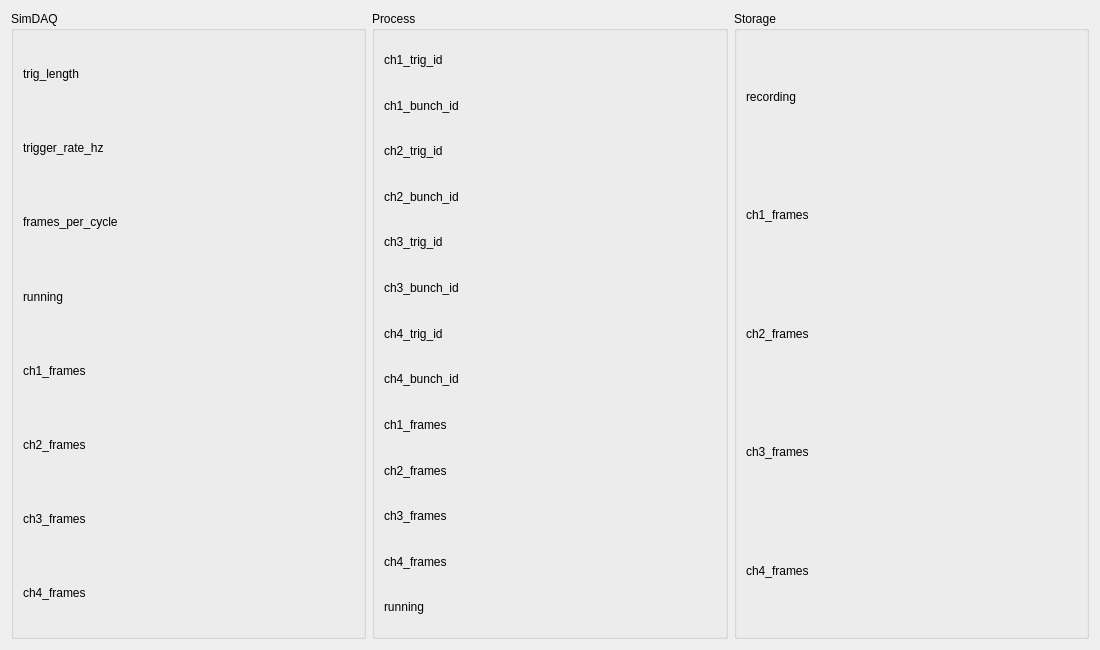
<?xml version="1.0" ?>
<ui version="4.0">
  <class>DAQDisplay</class>
  <widget class="QWidget" name="DAQDisplay">
    <property name="geometry">
      <rect>
        <x>0</x>
        <y>0</y>
        <width>1100</width>
        <height>650</height>
      </rect>
    </property>
    <property name="windowTitle">
      <string>MSM DAQ Control</string>
    </property>
    <layout class="QHBoxLayout" name="mainLayout">
      <item>
        <widget class="QGroupBox" name="SimDAQGroup">
          <property name="title">
            <string>SimDAQ</string>
          </property>
          <layout class="QGridLayout" name="SimDAQLayout">
            <item row="0" column="0">
              <widget class="QLabel" name="SimDAQ_trig_length_label">
                <property name="text">
                  <string>trig_length</string>
                </property>
              </widget>
            </item>
            <item row="0" column="1">
              <widget class="PyDMLineEdit" name="SimDAQ_trig_length">
                <property name="channel" stdset="0">
                  <string>ca://MSM:SimDAQ:trig_length</string>
                </property>
              </widget>
            </item>
            <item row="1" column="0">
              <widget class="QLabel" name="SimDAQ_trigger_rate_hz_label">
                <property name="text">
                  <string>trigger_rate_hz</string>
                </property>
              </widget>
            </item>
            <item row="1" column="1">
              <widget class="PyDMLineEdit" name="SimDAQ_trigger_rate_hz">
                <property name="channel" stdset="0">
                  <string>ca://MSM:SimDAQ:trigger_rate_hz</string>
                </property>
              </widget>
            </item>
            <item row="2" column="0">
              <widget class="QLabel" name="SimDAQ_frames_per_cycle_label">
                <property name="text">
                  <string>frames_per_cycle</string>
                </property>
              </widget>
            </item>
            <item row="2" column="1">
              <widget class="PyDMLineEdit" name="SimDAQ_frames_per_cycle">
                <property name="channel" stdset="0">
                  <string>ca://MSM:SimDAQ:frames_per_cycle</string>
                </property>
              </widget>
            </item>
            <item row="3" column="0">
              <widget class="QLabel" name="SimDAQ_running_label">
                <property name="text">
                  <string>running</string>
                </property>
              </widget>
            </item>
            <item row="3" column="1">
              <widget class="PyDMByteIndicator" name="SimDAQ_running">
                <property name="channel" stdset="0">
                  <string>ca://MSM:SimDAQ:running</string>
                </property>
              </widget>
            </item>
            <item row="4" column="0">
              <widget class="QLabel" name="SimDAQ_ch1_frames_label">
                <property name="text">
                  <string>ch1_frames</string>
                </property>
              </widget>
            </item>
            <item row="4" column="1">
              <widget class="PyDMLabel" name="SimDAQ_ch1_frames">
                <property name="channel" stdset="0">
                  <string>ca://MSM:SimDAQ:ch1_frames</string>
                </property>
              </widget>
            </item>
            <item row="5" column="0">
              <widget class="QLabel" name="SimDAQ_ch2_frames_label">
                <property name="text">
                  <string>ch2_frames</string>
                </property>
              </widget>
            </item>
            <item row="5" column="1">
              <widget class="PyDMLabel" name="SimDAQ_ch2_frames">
                <property name="channel" stdset="0">
                  <string>ca://MSM:SimDAQ:ch2_frames</string>
                </property>
              </widget>
            </item>
            <item row="6" column="0">
              <widget class="QLabel" name="SimDAQ_ch3_frames_label">
                <property name="text">
                  <string>ch3_frames</string>
                </property>
              </widget>
            </item>
            <item row="6" column="1">
              <widget class="PyDMLabel" name="SimDAQ_ch3_frames">
                <property name="channel" stdset="0">
                  <string>ca://MSM:SimDAQ:ch3_frames</string>
                </property>
              </widget>
            </item>
            <item row="7" column="0">
              <widget class="QLabel" name="SimDAQ_ch4_frames_label">
                <property name="text">
                  <string>ch4_frames</string>
                </property>
              </widget>
            </item>
            <item row="7" column="1">
              <widget class="PyDMLabel" name="SimDAQ_ch4_frames">
                <property name="channel" stdset="0">
                  <string>ca://MSM:SimDAQ:ch4_frames</string>
                </property>
              </widget>
            </item>
          </layout>
        </widget>
      </item>
      <item>
        <widget class="QGroupBox" name="ProcessGroup">
          <property name="title">
            <string>Process</string>
          </property>
          <layout class="QGridLayout" name="ProcessLayout">
            <item row="0" column="0">
              <widget class="QLabel" name="Process_ch1_trig_id_label">
                <property name="text">
                  <string>ch1_trig_id</string>
                </property>
              </widget>
            </item>
            <item row="0" column="1">
              <widget class="PyDMLabel" name="Process_ch1_trig_id">
                <property name="channel" stdset="0">
                  <string>ca://MSM:Process:ch1_trig_id</string>
                </property>
              </widget>
            </item>
            <item row="1" column="0">
              <widget class="QLabel" name="Process_ch1_bunch_id_label">
                <property name="text">
                  <string>ch1_bunch_id</string>
                </property>
              </widget>
            </item>
            <item row="1" column="1">
              <widget class="PyDMLabel" name="Process_ch1_bunch_id">
                <property name="channel" stdset="0">
                  <string>ca://MSM:Process:ch1_bunch_id</string>
                </property>
              </widget>
            </item>
            <item row="2" column="0">
              <widget class="QLabel" name="Process_ch2_trig_id_label">
                <property name="text">
                  <string>ch2_trig_id</string>
                </property>
              </widget>
            </item>
            <item row="2" column="1">
              <widget class="PyDMLabel" name="Process_ch2_trig_id">
                <property name="channel" stdset="0">
                  <string>ca://MSM:Process:ch2_trig_id</string>
                </property>
              </widget>
            </item>
            <item row="3" column="0">
              <widget class="QLabel" name="Process_ch2_bunch_id_label">
                <property name="text">
                  <string>ch2_bunch_id</string>
                </property>
              </widget>
            </item>
            <item row="3" column="1">
              <widget class="PyDMLabel" name="Process_ch2_bunch_id">
                <property name="channel" stdset="0">
                  <string>ca://MSM:Process:ch2_bunch_id</string>
                </property>
              </widget>
            </item>
            <item row="4" column="0">
              <widget class="QLabel" name="Process_ch3_trig_id_label">
                <property name="text">
                  <string>ch3_trig_id</string>
                </property>
              </widget>
            </item>
            <item row="4" column="1">
              <widget class="PyDMLabel" name="Process_ch3_trig_id">
                <property name="channel" stdset="0">
                  <string>ca://MSM:Process:ch3_trig_id</string>
                </property>
              </widget>
            </item>
            <item row="5" column="0">
              <widget class="QLabel" name="Process_ch3_bunch_id_label">
                <property name="text">
                  <string>ch3_bunch_id</string>
                </property>
              </widget>
            </item>
            <item row="5" column="1">
              <widget class="PyDMLabel" name="Process_ch3_bunch_id">
                <property name="channel" stdset="0">
                  <string>ca://MSM:Process:ch3_bunch_id</string>
                </property>
              </widget>
            </item>
            <item row="6" column="0">
              <widget class="QLabel" name="Process_ch4_trig_id_label">
                <property name="text">
                  <string>ch4_trig_id</string>
                </property>
              </widget>
            </item>
            <item row="6" column="1">
              <widget class="PyDMLabel" name="Process_ch4_trig_id">
                <property name="channel" stdset="0">
                  <string>ca://MSM:Process:ch4_trig_id</string>
                </property>
              </widget>
            </item>
            <item row="7" column="0">
              <widget class="QLabel" name="Process_ch4_bunch_id_label">
                <property name="text">
                  <string>ch4_bunch_id</string>
                </property>
              </widget>
            </item>
            <item row="7" column="1">
              <widget class="PyDMLabel" name="Process_ch4_bunch_id">
                <property name="channel" stdset="0">
                  <string>ca://MSM:Process:ch4_bunch_id</string>
                </property>
              </widget>
            </item>
            <item row="8" column="0">
              <widget class="QLabel" name="Process_ch1_frames_label">
                <property name="text">
                  <string>ch1_frames</string>
                </property>
              </widget>
            </item>
            <item row="8" column="1">
              <widget class="PyDMLabel" name="Process_ch1_frames">
                <property name="channel" stdset="0">
                  <string>ca://MSM:Process:ch1_frames</string>
                </property>
              </widget>
            </item>
            <item row="9" column="0">
              <widget class="QLabel" name="Process_ch2_frames_label">
                <property name="text">
                  <string>ch2_frames</string>
                </property>
              </widget>
            </item>
            <item row="9" column="1">
              <widget class="PyDMLabel" name="Process_ch2_frames">
                <property name="channel" stdset="0">
                  <string>ca://MSM:Process:ch2_frames</string>
                </property>
              </widget>
            </item>
            <item row="10" column="0">
              <widget class="QLabel" name="Process_ch3_frames_label">
                <property name="text">
                  <string>ch3_frames</string>
                </property>
              </widget>
            </item>
            <item row="10" column="1">
              <widget class="PyDMLabel" name="Process_ch3_frames">
                <property name="channel" stdset="0">
                  <string>ca://MSM:Process:ch3_frames</string>
                </property>
              </widget>
            </item>
            <item row="11" column="0">
              <widget class="QLabel" name="Process_ch4_frames_label">
                <property name="text">
                  <string>ch4_frames</string>
                </property>
              </widget>
            </item>
            <item row="11" column="1">
              <widget class="PyDMLabel" name="Process_ch4_frames">
                <property name="channel" stdset="0">
                  <string>ca://MSM:Process:ch4_frames</string>
                </property>
              </widget>
            </item>
            <item row="12" column="0">
              <widget class="QLabel" name="Process_running_label">
                <property name="text">
                  <string>running</string>
                </property>
              </widget>
            </item>
            <item row="12" column="1">
              <widget class="PyDMByteIndicator" name="Process_running">
                <property name="channel" stdset="0">
                  <string>ca://MSM:Process:running</string>
                </property>
              </widget>
            </item>
          </layout>
        </widget>
      </item>
      <item>
        <widget class="QGroupBox" name="StorageGroup">
          <property name="title">
            <string>Storage</string>
          </property>
          <layout class="QGridLayout" name="StorageLayout">
            <item row="0" column="0">
              <widget class="QLabel" name="Storage_recording_label">
                <property name="text">
                  <string>recording</string>
                </property>
              </widget>
            </item>
            <item row="0" column="1">
              <widget class="PyDMByteIndicator" name="Storage_recording">
                <property name="channel" stdset="0">
                  <string>ca://MSM:Storage:recording</string>
                </property>
              </widget>
            </item>
            <item row="1" column="0">
              <widget class="QLabel" name="Storage_ch1_frames_label">
                <property name="text">
                  <string>ch1_frames</string>
                </property>
              </widget>
            </item>
            <item row="1" column="1">
              <widget class="PyDMLabel" name="Storage_ch1_frames">
                <property name="channel" stdset="0">
                  <string>ca://MSM:Storage:ch1_frames</string>
                </property>
              </widget>
            </item>
            <item row="2" column="0">
              <widget class="QLabel" name="Storage_ch2_frames_label">
                <property name="text">
                  <string>ch2_frames</string>
                </property>
              </widget>
            </item>
            <item row="2" column="1">
              <widget class="PyDMLabel" name="Storage_ch2_frames">
                <property name="channel" stdset="0">
                  <string>ca://MSM:Storage:ch2_frames</string>
                </property>
              </widget>
            </item>
            <item row="3" column="0">
              <widget class="QLabel" name="Storage_ch3_frames_label">
                <property name="text">
                  <string>ch3_frames</string>
                </property>
              </widget>
            </item>
            <item row="3" column="1">
              <widget class="PyDMLabel" name="Storage_ch3_frames">
                <property name="channel" stdset="0">
                  <string>ca://MSM:Storage:ch3_frames</string>
                </property>
              </widget>
            </item>
            <item row="4" column="0">
              <widget class="QLabel" name="Storage_ch4_frames_label">
                <property name="text">
                  <string>ch4_frames</string>
                </property>
              </widget>
            </item>
            <item row="4" column="1">
              <widget class="PyDMLabel" name="Storage_ch4_frames">
                <property name="channel" stdset="0">
                  <string>ca://MSM:Storage:ch4_frames</string>
                </property>
              </widget>
            </item>
          </layout>
        </widget>
      </item>
    </layout>
  </widget>
  <customwidgets>
    <customwidget>
      <class>PyDMByteIndicator</class>
      <header>pydm.widgets.byte</header>
      <extends>QWidget</extends>
    </customwidget>
    <customwidget>
      <class>PyDMLabel</class>
      <header>pydm.widgets.label</header>
      <extends>QWidget</extends>
    </customwidget>
    <customwidget>
      <class>PyDMLineEdit</class>
      <header>pydm.widgets.line_edit</header>
      <extends>QWidget</extends>
    </customwidget>
  </customwidgets>
</ui>
